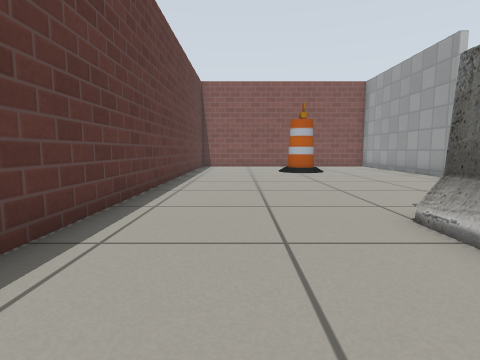
View 1 (above)

21 first-person views from a walk through a robot-simulator world made for Gazebo. The camera is 0.5 m above the floor, tilts 6° down and sees 80° across. Floor lines are 1 m apart. The floor is counted in squares, 0.5 m on a side. Each view is taken from the middle of a square. On the plan, view 1 faces up. The plan holds only what a view shows up to about 11 squares ahead; the rest is blank. Gazebo's built-in surfaces are drawn with simple patterns.

View 2
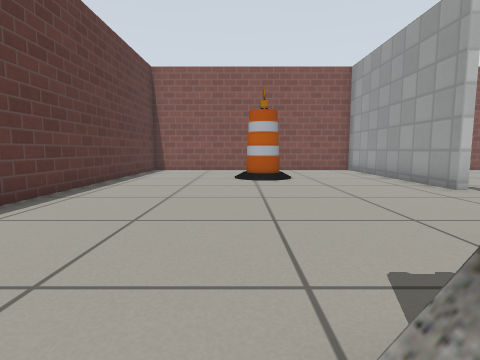

View 3
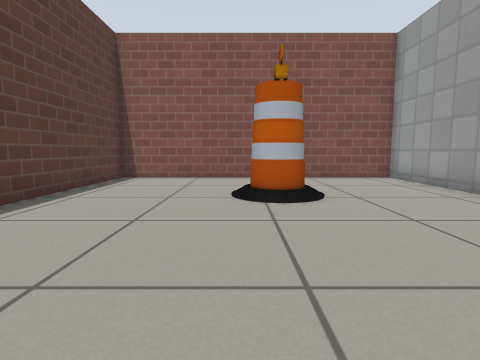

View 4
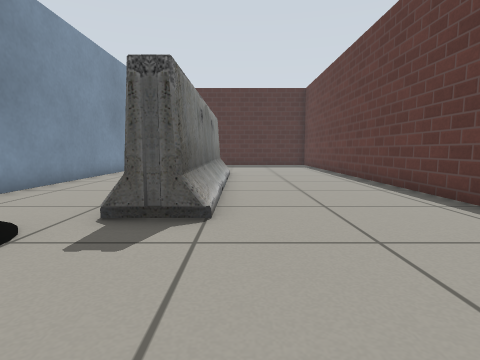

View 5
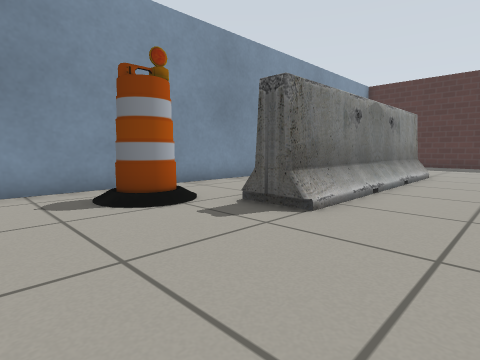

View 6
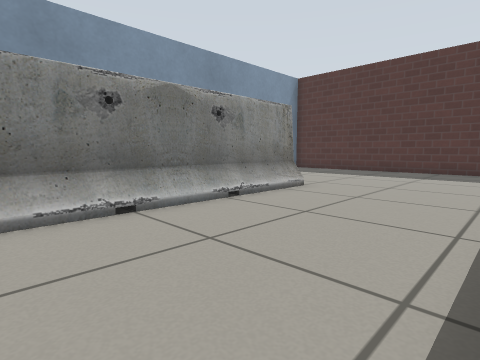

View 7
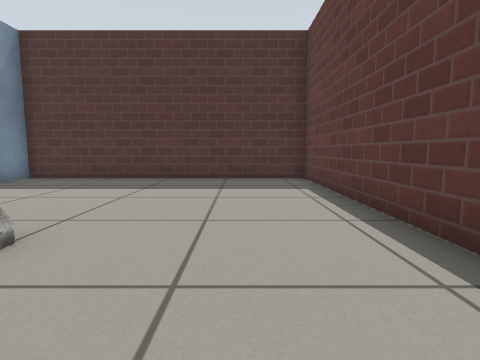

View 8
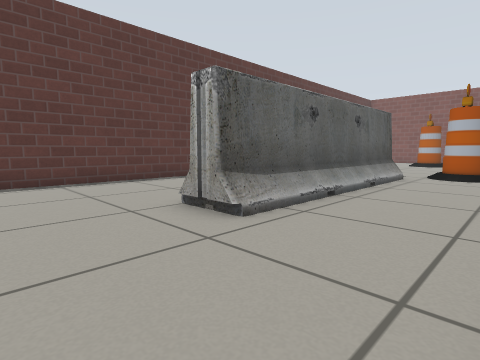

View 9
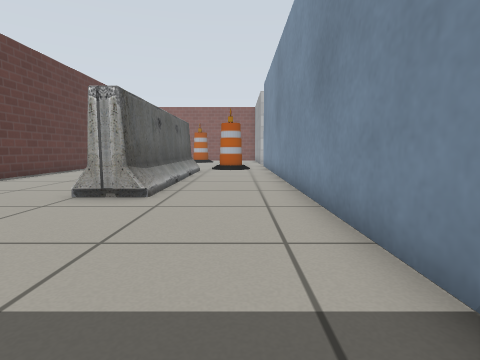

View 10
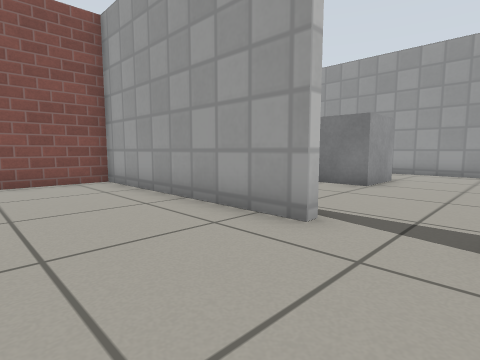

View 11
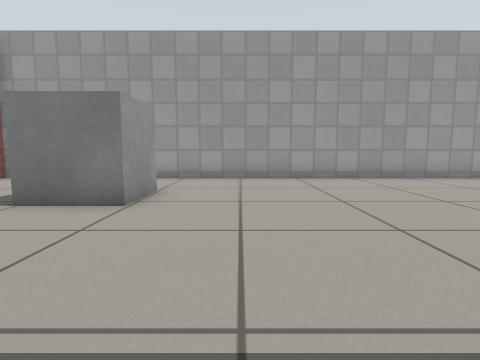

View 12
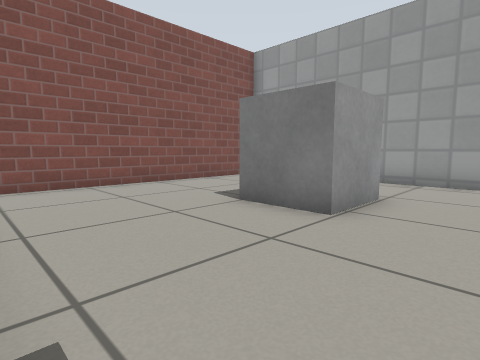

View 13
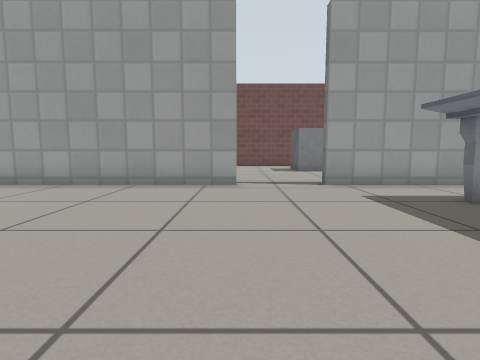

View 14
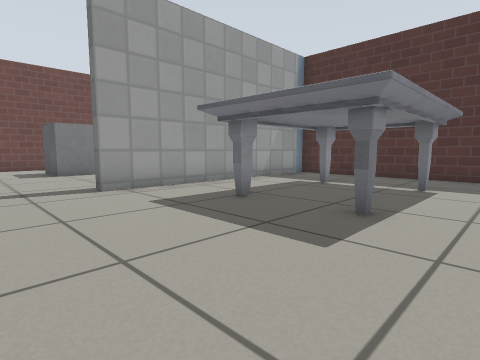

View 15
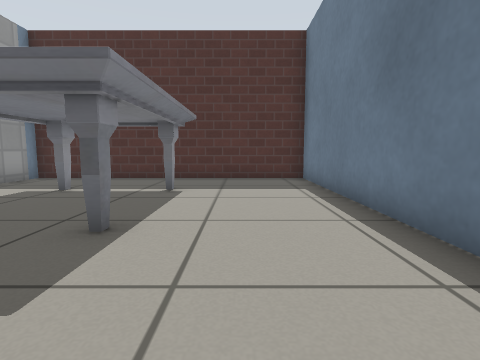

View 16
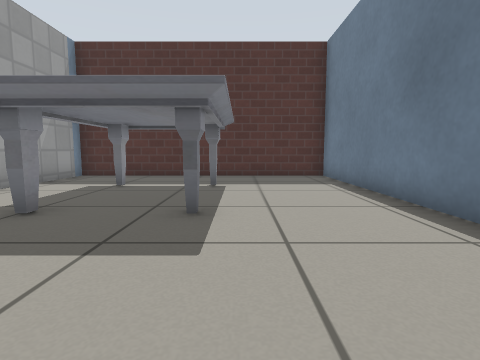

View 17
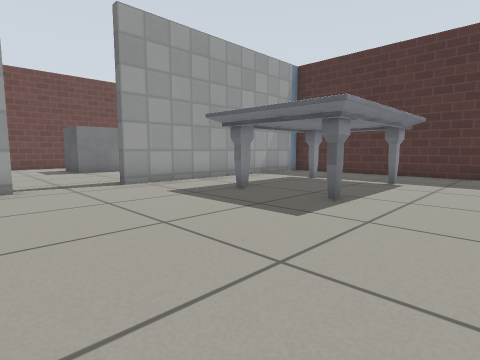

View 18
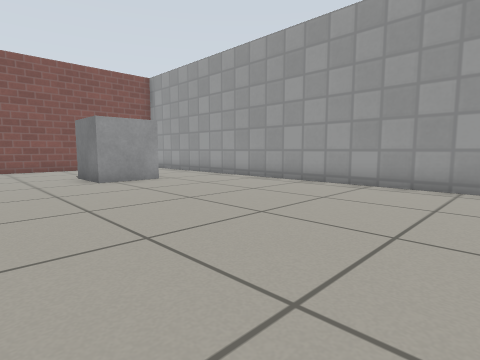

View 19
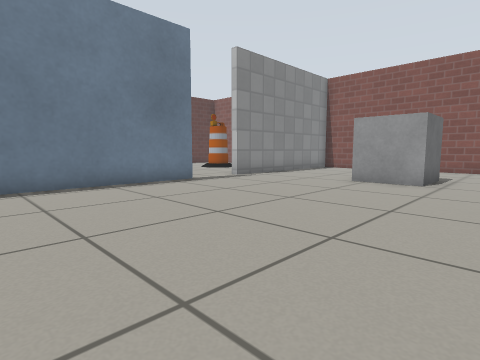

View 20
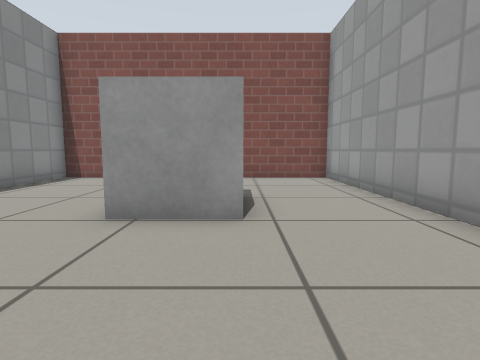

View 21
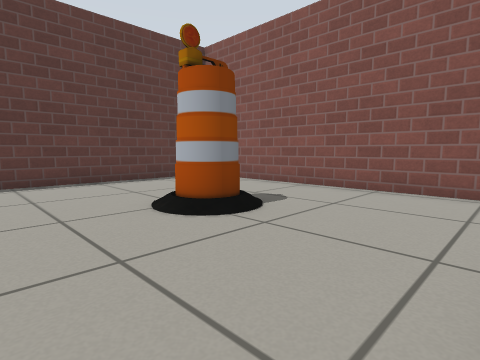

### Floor plan
Points are (right, up) in squares from view 1. A wall is a line through its corners. A room is listed if a view was taken in it or the views show most of it. See-through windows are left out.
Room 1 (views 1, 2, 3, 4, 5, 6, 7, 8, 9, 10, 11, 21)
walls: (7.4, 10) (7.4, 17.3) (-2.3, 17.3) (-2.3, -11.1) (7.4, -11.1) (7.4, -9.9); (7.4, -8.4) (7.4, 7.4)
ways out: opening at (8, 9) to room 2
objects: barrier (3, -4) to (4, 4); barrel (3, 13) to (3, 14); barrel (5, 5) to (6, 6)
Room 2 (views 12, 13, 14, 15, 16, 17, 18, 19, 20)
walls: (7.8, 8) (7.8, 2.6); (17.1, 0) (17.1, 17.3) (7.8, 17.3) (7.8, 14.4); (7.8, -3.5) (7.8, -11.1) (17.1, -11.1) (17.1, -2.4)
ways out: opening at (8, 9) to room 1; opening at (17, -1)
objects: marble table (11, -9) to (15, -4); grey box (12, 11) to (14, 13)

Where each view was taken, in squares from view 1:
view 1: 0 up, 0 right, facing up
view 2: 3 up, 2 right, facing up
view 3: 7 up, 2 right, facing up
view 4: 8 up, 2 right, facing down
view 5: 8 up, 0 right, facing down-right
view 6: 3 up, 2 left, facing down-right
view 7: 1 down, 0 right, facing down
view 8: 7 down, 7 right, facing up-left
view 9: 10 down, 6 right, facing up
view 10: 8 up, 4 right, facing up-right
view 11: 9 up, 7 right, facing right
view 12: 9 up, 8 right, facing up-right
view 13: 0 up, 9 right, facing right
view 14: 0 up, 10 right, facing down-right
view 15: 1 down, 10 right, facing down
view 16: 0 up, 11 right, facing down
view 17: 1 up, 9 right, facing down-right
view 18: 2 up, 9 right, facing up-right
view 19: 2 up, 16 right, facing up-left
view 20: 7 up, 14 right, facing up
view 21: 10 up, 7 right, facing up-left
